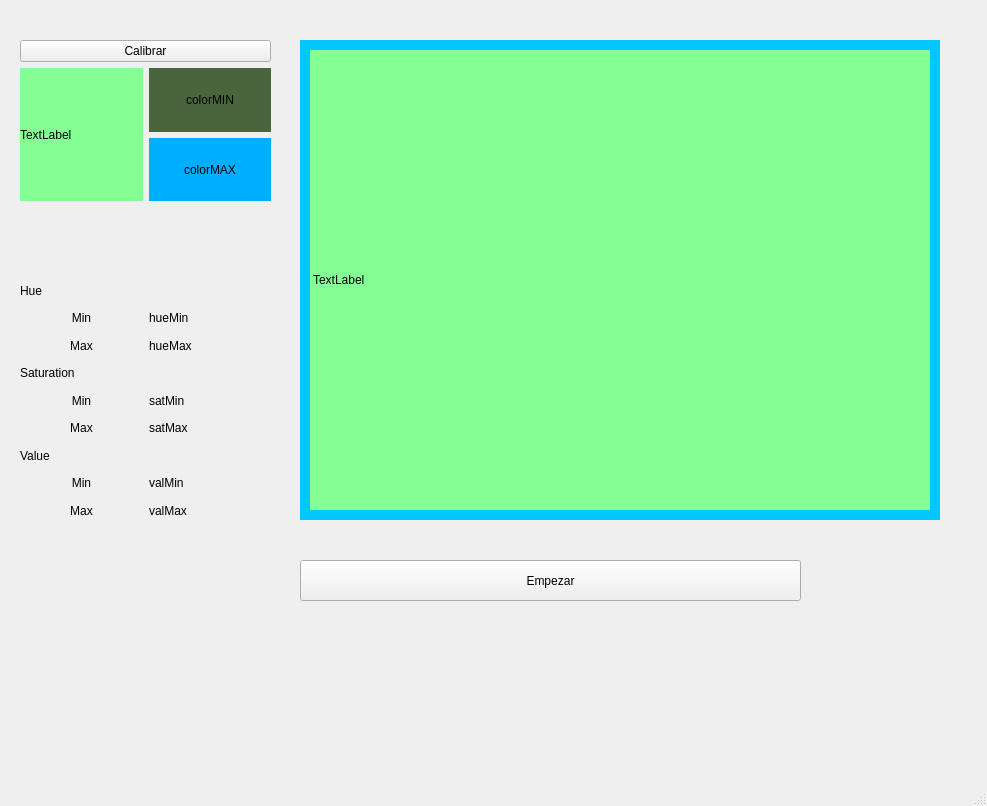
<?xml version="1.0" encoding="UTF-8"?>
<ui version="4.0">
 <class>MainWindow</class>
 <widget class="QMainWindow" name="MainWindow">
  <property name="geometry">
   <rect>
    <x>0</x>
    <y>0</y>
    <width>987</width>
    <height>806</height>
   </rect>
  </property>
  <property name="windowTitle">
   <string>MainWindow</string>
  </property>
  <widget class="QWidget" name="centralwidget">
   <widget class="QWidget" name="verticalLayoutWidget">
    <property name="geometry">
     <rect>
      <x>20</x>
      <y>40</y>
      <width>251</width>
      <height>161</height>
     </rect>
    </property>
    <layout class="QVBoxLayout" name="verticalLayout">
     <property name="sizeConstraint">
      <enum>QLayout::SetNoConstraint</enum>
     </property>
     <item>
      <widget class="QPushButton" name="btnCalibrar">
       <property name="text">
        <string>Calibrar</string>
       </property>
      </widget>
     </item>
     <item>
      <layout class="QHBoxLayout" name="horizontalLayout">
       <item>
        <widget class="QLabel" name="labelCalibration">
         <property name="styleSheet">
          <string notr="true">background-color: rgb(133, 255, 147);

</string>
         </property>
         <property name="text">
          <string>TextLabel</string>
         </property>
        </widget>
       </item>
       <item>
        <layout class="QVBoxLayout" name="verticalLayout_3">
         <item>
          <widget class="QLabel" name="labelcolormin">
           <property name="styleSheet">
            <string notr="true">background-color: hsv(100, 100, 100);</string>
           </property>
           <property name="text">
            <string>colorMIN</string>
           </property>
           <property name="alignment">
            <set>Qt::AlignCenter</set>
           </property>
          </widget>
         </item>
         <item>
          <widget class="QLabel" name="labelcolormax">
           <property name="styleSheet">
            <string notr="true">background-color: rgb(0, 174, 255);</string>
           </property>
           <property name="text">
            <string>colorMAX</string>
           </property>
           <property name="alignment">
            <set>Qt::AlignCenter</set>
           </property>
          </widget>
         </item>
        </layout>
       </item>
      </layout>
     </item>
    </layout>
   </widget>
   <widget class="QLabel" name="qlabel">
    <property name="geometry">
     <rect>
      <x>300</x>
      <y>40</y>
      <width>640</width>
      <height>480</height>
     </rect>
    </property>
    <property name="styleSheet">
     <string notr="true">background-color: rgb(133, 255, 147);
border: 10px solid rgb(0, 200, 255);
</string>
    </property>
    <property name="text">
     <string>TextLabel</string>
    </property>
   </widget>
   <widget class="QWidget" name="verticalLayoutWidget_2">
    <property name="geometry">
     <rect>
      <x>20</x>
      <y>280</y>
      <width>251</width>
      <height>241</height>
     </rect>
    </property>
    <layout class="QVBoxLayout" name="verticalLayout_2">
     <item>
      <widget class="QLabel" name="label">
       <property name="text">
        <string>Hue</string>
       </property>
      </widget>
     </item>
     <item>
      <layout class="QHBoxLayout" name="horizontalLayout_2">
       <item>
        <widget class="QLabel" name="label_6">
         <property name="layoutDirection">
          <enum>Qt::LeftToRight</enum>
         </property>
         <property name="text">
          <string>Min</string>
         </property>
         <property name="alignment">
          <set>Qt::AlignCenter</set>
         </property>
        </widget>
       </item>
       <item>
        <widget class="QLabel" name="labelhuemin">
         <property name="text">
          <string>hueMin</string>
         </property>
        </widget>
       </item>
      </layout>
     </item>
     <item>
      <layout class="QHBoxLayout" name="horizontalLayout_3">
       <item>
        <widget class="QLabel" name="label_7">
         <property name="layoutDirection">
          <enum>Qt::LeftToRight</enum>
         </property>
         <property name="text">
          <string>Max</string>
         </property>
         <property name="alignment">
          <set>Qt::AlignCenter</set>
         </property>
        </widget>
       </item>
       <item>
        <widget class="QLabel" name="labelhuemax">
         <property name="text">
          <string>hueMax</string>
         </property>
        </widget>
       </item>
      </layout>
     </item>
     <item>
      <widget class="QLabel" name="label_2">
       <property name="text">
        <string>Saturation</string>
       </property>
      </widget>
     </item>
     <item>
      <layout class="QHBoxLayout" name="horizontalLayout_5">
       <item>
        <widget class="QLabel" name="label_10">
         <property name="layoutDirection">
          <enum>Qt::LeftToRight</enum>
         </property>
         <property name="text">
          <string>Min</string>
         </property>
         <property name="alignment">
          <set>Qt::AlignCenter</set>
         </property>
        </widget>
       </item>
       <item>
        <widget class="QLabel" name="labelsatmin">
         <property name="text">
          <string>satMin</string>
         </property>
        </widget>
       </item>
      </layout>
     </item>
     <item>
      <layout class="QHBoxLayout" name="horizontalLayout_6">
       <item>
        <widget class="QLabel" name="label_12">
         <property name="layoutDirection">
          <enum>Qt::LeftToRight</enum>
         </property>
         <property name="text">
          <string>Max</string>
         </property>
         <property name="alignment">
          <set>Qt::AlignCenter</set>
         </property>
        </widget>
       </item>
       <item>
        <widget class="QLabel" name="labelsatmax">
         <property name="text">
          <string>satMax</string>
         </property>
        </widget>
       </item>
      </layout>
     </item>
     <item>
      <widget class="QLabel" name="label_3">
       <property name="text">
        <string>Value</string>
       </property>
      </widget>
     </item>
     <item>
      <layout class="QHBoxLayout" name="horizontalLayout_7">
       <item>
        <widget class="QLabel" name="label_14">
         <property name="layoutDirection">
          <enum>Qt::LeftToRight</enum>
         </property>
         <property name="text">
          <string>Min</string>
         </property>
         <property name="alignment">
          <set>Qt::AlignCenter</set>
         </property>
        </widget>
       </item>
       <item>
        <widget class="QLabel" name="labelvalmin">
         <property name="text">
          <string>valMin</string>
         </property>
        </widget>
       </item>
      </layout>
     </item>
     <item>
      <layout class="QHBoxLayout" name="horizontalLayout_8">
       <item>
        <widget class="QLabel" name="label_16">
         <property name="layoutDirection">
          <enum>Qt::LeftToRight</enum>
         </property>
         <property name="text">
          <string>Max</string>
         </property>
         <property name="alignment">
          <set>Qt::AlignCenter</set>
         </property>
        </widget>
       </item>
       <item>
        <widget class="QLabel" name="labelvalmax">
         <property name="text">
          <string>valMax</string>
         </property>
        </widget>
       </item>
      </layout>
     </item>
    </layout>
   </widget>
   <widget class="QPushButton" name="btnEmpezar">
    <property name="geometry">
     <rect>
      <x>300</x>
      <y>560</y>
      <width>501</width>
      <height>41</height>
     </rect>
    </property>
    <property name="text">
     <string>Empezar</string>
    </property>
   </widget>
  </widget>
  <widget class="QMenuBar" name="menubar">
   <property name="geometry">
    <rect>
     <x>0</x>
     <y>0</y>
     <width>987</width>
     <height>26</height>
    </rect>
   </property>
  </widget>
  <widget class="QStatusBar" name="statusbar"/>
 </widget>
 <resources/>
 <connections/>
</ui>
